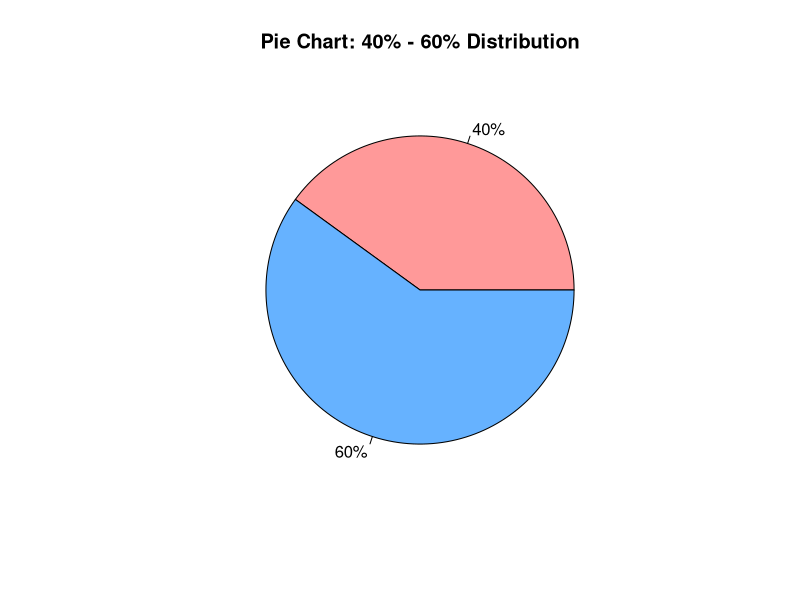

Write the R code that produced this figure.
## ---- chunk 1
# Create data
labels <- c("40%", "60%")
sizes <- c(40, 60)
colors <- c("#FF9999", "#66B2FF")  # You can change colors as per your preference
# Create pie chart
pie(sizes, labels = labels, col = colors, main = "Pie Chart: 40% - 60% Distribution")
